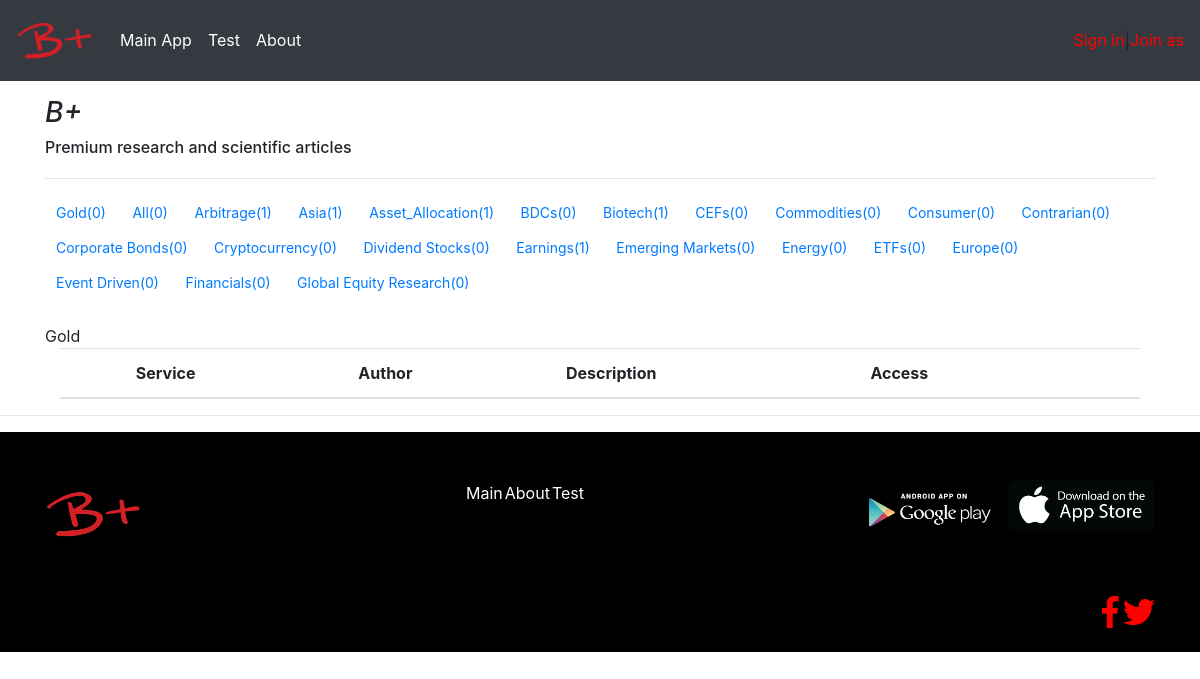
Page /keywords/1/ on the committed database.
### mainApp/models.py (models this page shows)
class Keywords(models.Model):
	name = models.CharField(max_length = 50, unique = True)
	def __str__(self):
		return self.name

### mainApp/views.py (the view)
# urls.py: url(r'^keywords/(?P<k_id>[0-9]+)/$', views.keywords, name = 'keywords'),
def keywords(request, k_id):
	keywords = Keywords.objects.all()
	args = {}
	args['keywords'] = Keywords.objects.all()
	args['keyws'] = Keywords.objects.get(id = k_id)
	args['services_list'] = MainView.objects.filter(keywords__name__exact = args['keyws'])
	return render(request, 'mainApp/keypage.html', args)

### mainApp/templates/mainApp/keypage.html (shortened to what this page needs)
{% extends 'mainApp/wrapper.html' %}
{% load staticfiles %}
{% block teg %}
	<div class="container"  style="margin:0px; padding:0px;" >
		{% for keyword in keywords %}
			<a type="button" style="margin: 2px;" class="btn btn-default btn-sm" href="/keywords/{{ keyword.id }}">{{ keyword.name }}({{ keyword.keywords.count }})</a>
		{% endfor %}
	</div>
	<br>
{% endblock %}
{% block content %}
	{{ keyws.name }}
	<div class="container">
	<table class="table">
		<thead>
			<tr>
				<th></th>
				<th>Service</th>
				<th>Author</th>
				<th>Description</th>
				<th>Access</th>
				<th></th>
			</tr>
		</thead>
	</table>
</div>
{% endblock %}

### rows in the picture
Keywords: name "Gold", keywords.count "0"
Keywords: name "All", keywords.count "0"
Keywords: name "Arbitrage", keywords.count "1"
Keywords: name "Asia", keywords.count "1"
Keywords: name "Asset_Allocation", keywords.count "1"
Keywords: name "BDCs", keywords.count "0"
Keywords: name "Biotech", keywords.count "1"
Keywords: name "CEFs", keywords.count "0"
Keywords: name "Commodities", keywords.count "0"
Keywords: name "Consumer", keywords.count "0"
Keywords: name "Contrarian", keywords.count "0"
Keywords: name "Corporate Bonds", keywords.count "0"
Keywords: name "Cryptocurrency", keywords.count "0"
Keywords: name "Dividend Stocks", keywords.count "0"
Keywords: name "Earnings", keywords.count "1"
Keywords: name "Emerging Markets", keywords.count "0"
Keywords: name "Energy", keywords.count "0"
Keywords: name "ETFs", keywords.count "0"
Keywords: name "Europe", keywords.count "0"
Keywords: name "Event Driven", keywords.count "0"
Keywords: name "Financials", keywords.count "0"
Keywords: name "Global Equity Research", keywords.count "0"
